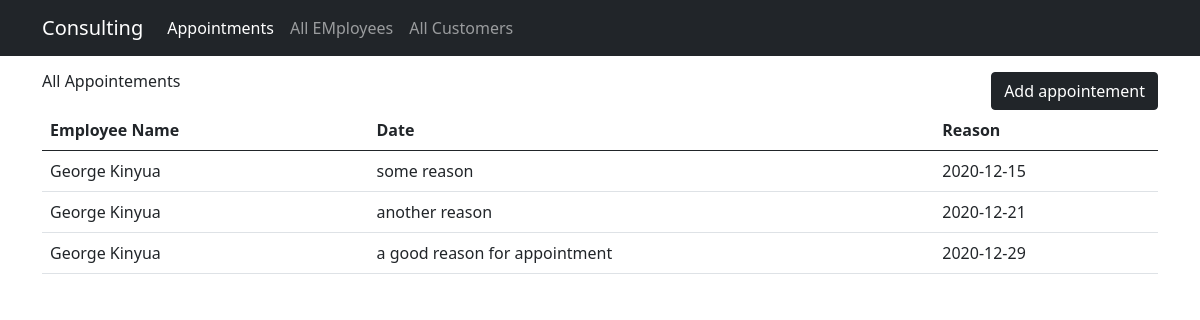
The page / on the database its author committed.
### tables this page shows
CREATE TABLE `employees` (
  `id` int(11) NOT NULL,
  `first` varchar(255) NOT NULL,
  `last` varchar(255) NOT NULL,
  `phone` varchar(20) NOT NULL,
  `email` varchar(100) NOT NULL
);

CREATE TABLE `appointments` (
  `int` int(11) NOT NULL,
  `employee` int(11) NOT NULL,
  `reason` text NOT NULL,
  `date` varchar(255) NOT NULL
);

### index.php (the view, shortened to what this page needs)
<?php include('db.php');
?>
<!doctype html>
<html lang="en">
  <head>
    <link href="https://cdn.jsdelivr.net/npm/bootstrap@5.0.0-beta1/dist/css/bootstrap.min.css" rel="stylesheet">
  </head>
  <body>
      <nav class="navbar navbar-expand-lg navbar-dark bg-dark">
          <?php include('nav.php')?>
      </nav>
      <div class="container">
          <div class="row">
              <div class="col-sm-12 d-flex justify-content-between mt-3">
                   <h6 class="">All Appointements</h6>
                  <button type="button" class="btn btn-dark" data-bs-toggle="modal" data-bs-target="#exampleModal">
                    Add appointement
                </button>
              </div>
              <div class="col-sm-12">
                  <table class="table">
                        <thead>
                            <tr>
                            <th scope="col">Employee Name</th>
                            <th scope="col">Date</th>
                            <th scope="col">Reason</th>
                            </tr>
                        </thead>
                        <tbody>
                            <?php
                            $sql = "SELECT * FROM employees join appointments on employees.id = appointments.employee ";
                            $result = mysqli_query($link, $sql);
                            while($row = mysqli_fetch_assoc($result)) {
                            ?>
                            <tr>
                            <td><?php echo($row['first']." ".$row['last'])?></td>
                            <td><?php echo($row['date'])?></td>
                            <td><?php echo($row['reason'])?></td>
                            </tr>
                            <?php }?>
                        </tbody>
                        </table>
              </div>
          </div>
      </div>
  </body>
</html>

### rows shown on the page
employees: first "George", last "Kinyua", appointments.date "some reason", appointments.reason "2020-12-15", appointments.date "another reason", appointments.reason "2020-12-21", appointments.date "a good reason for appointment", appointments.reason "2020-12-29"
